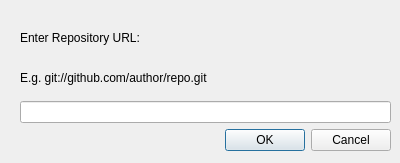
<?xml version="1.0" encoding="UTF-8"?>
<ui version="4.0">
 <class>CloneDialog</class>
 <widget class="QDialog" name="CloneDialog">
  <property name="geometry">
   <rect>
    <x>0</x>
    <y>0</y>
    <width>400</width>
    <height>163</height>
   </rect>
  </property>
  <property name="windowTitle">
   <string>Dialog</string>
  </property>
  <widget class="QWidget" name="">
   <property name="geometry">
    <rect>
     <x>20</x>
     <y>20</y>
     <width>371</width>
     <height>131</height>
    </rect>
   </property>
   <layout class="QVBoxLayout" name="verticalLayout">
    <item>
     <widget class="QLabel" name="label">
      <property name="text">
       <string>Enter Repository URL:</string>
      </property>
     </widget>
    </item>
    <item>
     <widget class="QLabel" name="label_2">
      <property name="text">
       <string>E.g. git://github.com/author/repo.git</string>
      </property>
     </widget>
    </item>
    <item>
     <widget class="QLineEdit" name="lineEdit"/>
    </item>
    <item>
     <widget class="QDialogButtonBox" name="buttonBox">
      <property name="orientation">
       <enum>Qt::Horizontal</enum>
      </property>
      <property name="standardButtons">
       <set>QDialogButtonBox::Cancel|QDialogButtonBox::Ok</set>
      </property>
     </widget>
    </item>
   </layout>
  </widget>
 </widget>
 <resources/>
 <connections>
  <connection>
   <sender>buttonBox</sender>
   <signal>accepted()</signal>
   <receiver>CloneDialog</receiver>
   <slot>accept()</slot>
   <hints>
    <hint type="sourcelabel">
     <x>248</x>
     <y>254</y>
    </hint>
    <hint type="destinationlabel">
     <x>157</x>
     <y>274</y>
    </hint>
   </hints>
  </connection>
  <connection>
   <sender>buttonBox</sender>
   <signal>rejected()</signal>
   <receiver>CloneDialog</receiver>
   <slot>reject()</slot>
   <hints>
    <hint type="sourcelabel">
     <x>316</x>
     <y>260</y>
    </hint>
    <hint type="destinationlabel">
     <x>286</x>
     <y>274</y>
    </hint>
   </hints>
  </connection>
 </connections>
</ui>
